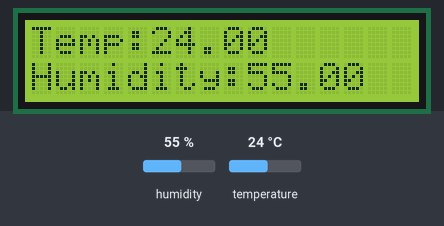
Bench run of a sketch on a simulated Arduino Uno, built with avr-gcc and run on an emulated ATmega328P. Shown: 16×2 character LCD. The test bench sets the inputs (shaded band); at power-on: humidity 55 %, temperature 24 °C. What the sketch prints to the serial monitor is not drawn.

Above: at 2.7 s.
2.8 s: humidity set to 22 %
At 4.7 s:
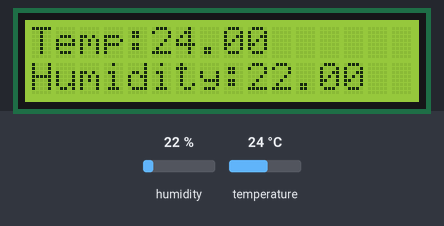
5.8 s: temperature set to 12 °C
At 6.7 s:
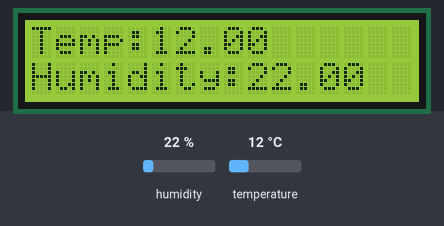
8.8 s: humidity set to 40 %
At 10.7 s:
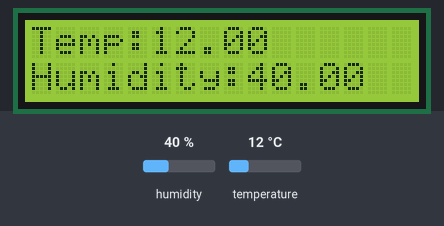
11.8 s: temperature set to 19 °C
At 12.7 s:
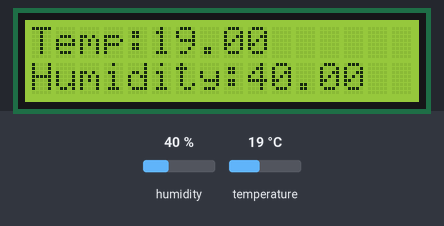
Timing chart, 0 to 14.8 s (numbered marks = the images above; inputs shaded):
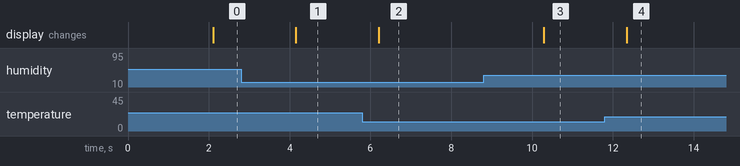

The sketch:

DHT-temperature_humidity.ino
```cpp
#include "DHT.h"

#define DHTPIN 7
#define DHTTYPE DHT11
#include <LiquidCrystal.h>
DHT dht(DHTPIN, DHTTYPE);
LiquidCrystal lcd(12, 11, 5, 4, 3, 2);

void setup() {
  Serial.begin(9600);
  Serial.println(F("DHTxx test!"));

  dht.begin();

    // set up the LCD's number of columns and rows:
  lcd.begin(16, 2);
  // Print a message to the LCD.
  lcd.print("Initilizing1");
    // set the cursor to column 0, line 1
  // (note: line 1 is the second row, since counting begins with 0):
  lcd.setCursor(0, 1);
  // print the number of seconds since reset:
  lcd.print(millis() / 1000);
}

void loop() {
  delay(2000);

  float h = dht.readHumidity();
  float t = dht.readTemperature();
  float f = dht.readTemperature(true);

  if (isnan(h) || isnan(t) || isnan(f)) {
    Serial.println(F("Failed to read from DHT sensor!"));
    return;
  }

  float hif = dht.computeHeatIndex(f, h);
  float hic = dht.computeHeatIndex(t, h, false);

  Serial.print(F("Humidity: "));
  Serial.print(h);
  Serial.print(F("%  Temperature: "));
  Serial.print(t);
  Serial.print(F("°C "));
  Serial.print(f);
  Serial.print(F("°F  Heat index: "));
  Serial.print(hic);
  Serial.print(F("°C "));
  Serial.print(hif);
  Serial.println(F("°F"));

  lcd.clear();
  lcd.setCursor(0, 0);
  // print the number of seconds since reset:
  String temperature = String(t);
  lcd.print("Temp:" + temperature);

  lcd.setCursor(0, 1);
  String humidity = String(h);
  lcd.print("Humidity:" + humidity);

}

//zelectro.cc/LCD1602
//https://www.arduino.cc/en/Tutorial/HelloWorld

//www.arduino.cc/en/Tutorial/HelloWorld

//LiquidCrystal(rs, enable, d4, d5, d6, d7)
//LiquidCrystal(rs, rw, enable, d4, d5, d6, d7)
//LiquidCrystal(rs, enable, d0, d1, d2, d3, d4, d5, d6, d7)
//LiquidCrystal(rs, rw, enable, d0, d1, d2, d3, d4, d5, d6, d7)

// (RS, E, DB4, DB5, DB6, DB7)
```

Measured:
- after the input at 2.8 s, the display: changes after 1.4 s (image 1)
- after the input at 5.8 s, the display: changes after 0.40 s (image 2)
- after the input at 8.8 s, the display: changes after 1.5 s (image 3)
- after the input at 11.8 s, the display: changes after 0.54 s (image 4)
